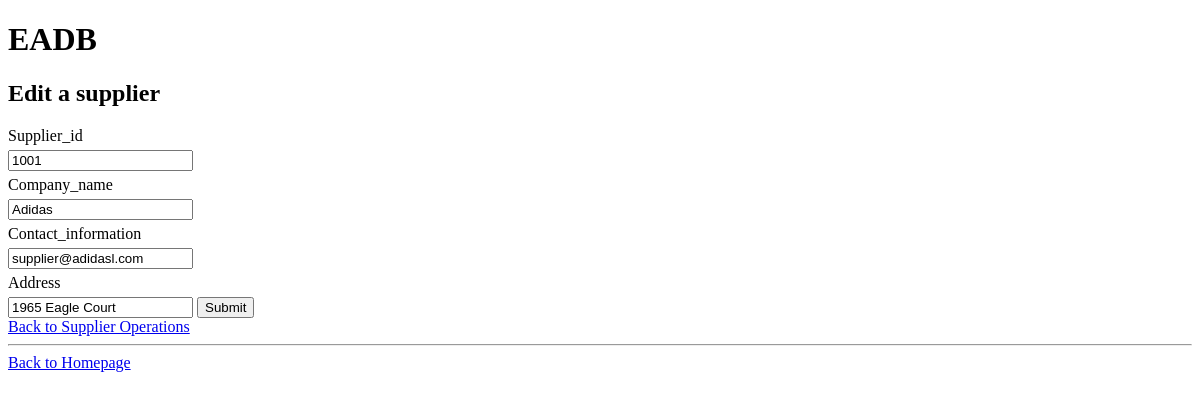
Page /update-singleSupplier.php?supplier_id=1001 on the committed database.
### tables this page shows
CREATE TABLE IF NOT EXISTS `supplier`(
`supplier_id`INT NOT NULL,
`company_name` VARCHAR(20) NOT NULL,
`contact_information` VARCHAR(40),
`address` VARCHAR(40) NOT NULL, 
PRIMARY KEY (`supplier_id`));

### common.php (called while the page is built)
<?php
function escape($html) {
  return htmlspecialchars($html, ENT_QUOTES | ENT_SUBSTITUTE, "UTF-8");
}
 ?>

### update-singleSupplier.php (the view, shortened to what this page needs)
<?php
  require "config.php";
  require "common.php";
  if (isset($_GET['supplier_id'])){
    try{
      $connection = new PDO($dsn, $username, $password, $options);
      $supplier_id = $_GET['supplier_id'];
      $sql = "SELECT * FROM supplier WHERE supplier_id = :supplier_id";
      $statement = $connection->prepare($sql);
      $statement->bindValue(':supplier_id', $supplier_id);
      $statement->execute();
      $supplier = $statement->fetch(PDO:: FETCH_ASSOC);
    }catch(PDOException $error){
      echo $sql . "<br>" . $error->getMessage();
    }
  }else{
    echo "Something went wrong!";
    exit;
  }
 ?>
 <?php require "templates/header.php"; ?>
<h2>Edit a supplier</h2>
<form method="post">
    <?php foreach ($supplier as $key => $value) : ?>
      <label for="<?php echo $key; ?>"><?php echo ucfirst($key); ?></label>
      <input type="text" name="<?php echo $key; ?>" id="<?php echo $key; ?>" value="<?php echo escape($value); ?>"
             <?php echo ($key === 'supplier_id' ? 'readonly' : null); ?>>
    <?php endforeach; ?>
    <input type="submit" name="submit" value="Submit">
</form>
<a href="supplierOperations.php">Back to Supplier Operations</a>
<hr>
<a href="index.php">Back to Homepage</a>
<?php require "templates/footer.php"; ?>

### css/style.css (style rules this page uses)
label { display: block; margin: 5px 0; }

### rows in the picture
supplier: supplier_id "1001", company_name "Adidas", contact_information "supplier@adidasl.com", address "1965 Eagle Court"

### other values in the picture
$key "Supplier_id"
$key "Company_name"
$key "Contact_information"
$key "Address"
